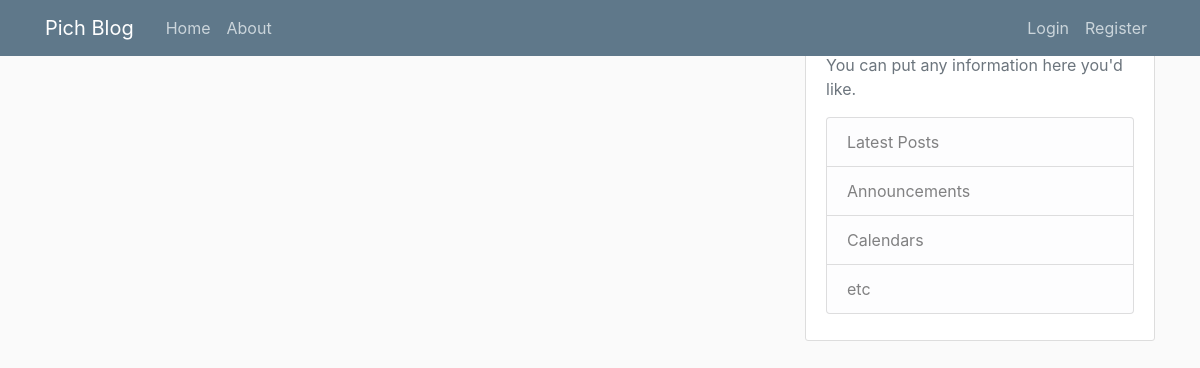
Page /home on the earlier database version.
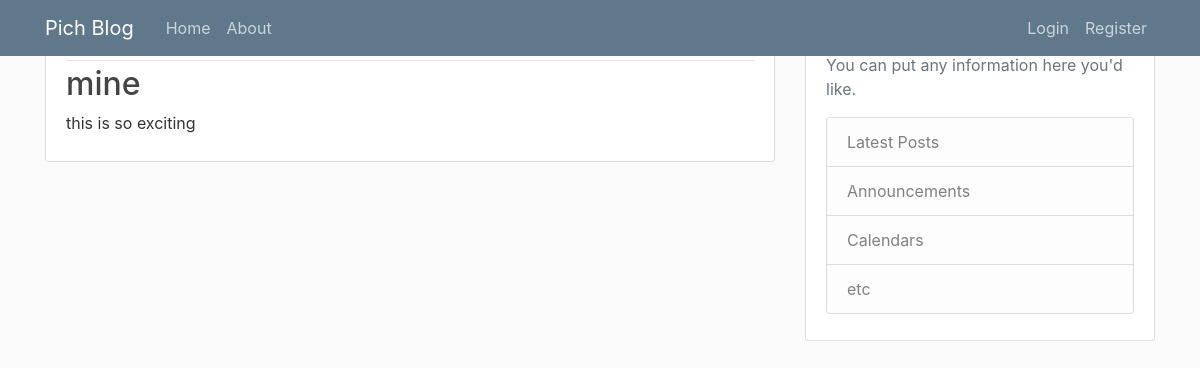
Same page on the later database version.
### pichblog/models.py (models this page shows, shortened)
class Post(db.Model):
    id = db.Column(db.Integer, primary_key=True)
    title = db.Column(db.String(100), nullable=False)
    date_posted = db.Column(db.DateTime, nullable=False, default=datetime.utcnow)
    content = db.Column(db.Text, nullable=False)
    user_id = db.Column(db.Integer, db.ForeignKey('user.id'), nullable=False)

### pichblog/routes.py (the view)
@app.route("/")
@app.route("/home")
def home():
    posts = Post.query.all()
    return render_template('home.htm', posts=posts)

### pichblog/models.py (called while the page is built)
    def __repr__(self):
        return f"User('{self.username}', '{self.email}', '{self.image_file}')"

### pichblog/templates/home.htm
{% extends "layout.htm" %}
{% block content %}
    {% for post in posts %}
        <article class="media content-section">
          <div class="media-body">
            <div class="article-metadata">
              <a class="mr-2" href="#">{{ post.author }}</a>
              <small class="text-muted">{{ post.date_posted }}</small>
            </div>
            <h2><a class="article-title" href="#">{{ post.title }}</a></h2>
            <p class="article-content">{{ post.content }}</p>
          </div>
        </article>
    {% endfor %}
{% endblock %}

### pichblog/templates/layout.htm (shortened to what this page needs)
<!DOCTYPE html>
<html>
<head>
    <link rel="stylesheet" href="https://maxcdn.bootstrapcdn.com/bootstrap/4.0.0/css/bootstrap.min.css">
    <link rel="stylesheet" type="text/css" href="{{ url_for('static', filename='main.css') }}">
</head>
<body>
    <header class="site-header">
      <nav class="navbar navbar-expand-md navbar-dark bg-steel fixed-top">
        <div class="container">
          <a class="navbar-brand mr-4" href="/">Pich Blog</a>
          <div class="collapse navbar-collapse" id="navbarToggle">
            <div class="navbar-nav mr-auto">
              <a class="nav-item nav-link" href="{{ url_for('home') }}">Home</a>
              <a class="nav-item nav-link" href="{{ url_for('about') }}">About</a>
            </div>
            <div class="navbar-nav">
              {% if current_user.is_authenticated %}
                <a class="nav-item nav-link" href="{{ url_for('new_post') }}">New Post</a>
                <a class="nav-item nav-link" href="{{ url_for('account') }}">Account</a>
                <a class="nav-item nav-link" href="{{ url_for('logout') }}">Logout</a>
              {% else %}
                <a class="nav-item nav-link" href="{{ url_for('login') }}">Login</a>
                <a class="nav-item nav-link" href="{{ url_for('register') }}">Register</a>
              {% endif %}
            </div>
          </div>
        </div>
      </nav>
    </header>
    <main role="main" class="container">
      <div class="row">
        <div class="col-md-8">
          {% block content %}{% endblock %}
        </div>
        <div class="col-md-4">
          <div class="content-section">
            <h3>Our Sidebar</h3>
            <p class='text-muted'>You can put any information here you'd like.
              <ul class="list-group">
                <li class="list-group-item list-group-item-light">Latest Posts</li>
                <li class="list-group-item list-group-item-light">Announcements</li>
                <li class="list-group-item list-group-item-light">Calendars</li>
                <li class="list-group-item list-group-item-light">etc</li>
              </ul>
            </p>
          </div>
        </div>
      </div>
    </main>
</body>
</html>

### pichblog/static/main.css (style rules this page uses)
body { background: #fafafa; color :#333333; }
.bg-steel { background-color: #5f788a; }
.site-header .navbar-nav .nav-link { color: #cbd5db; }
.content-section { background: #ffffff; padding: 10px 20px; border: 1px solid #dddddd; border-radius: 3px; margin-bottom: 20px; }
.article-title { color: #444444; }
.article-content { white-space: pre-line; }
.article-metadata { padding-bottom: 1px; margin-bottom: 4px; border-bottom: 1px solid #e3e3e3 }

Differences in the rows shown:
added Post: title "mine", content "this is so exciting"
